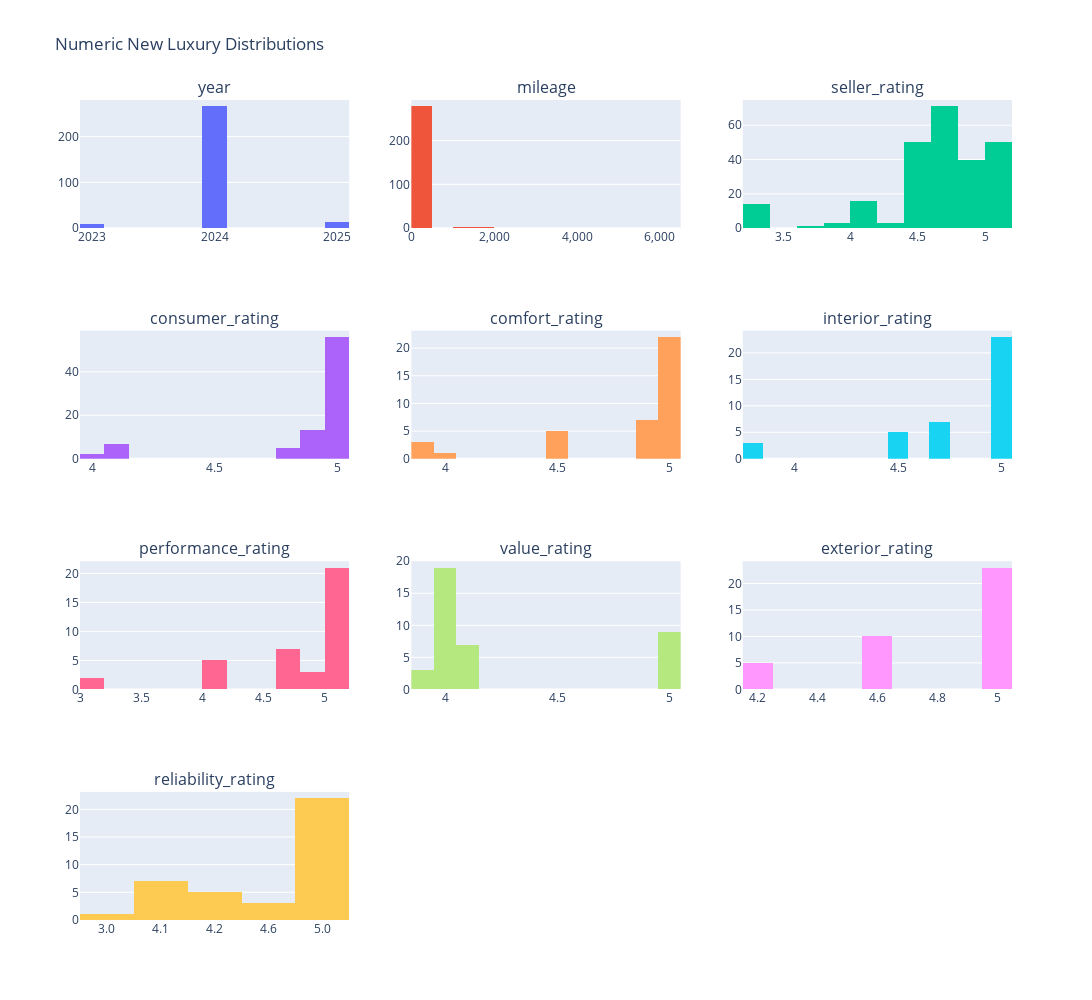

The notebook cell this image was saved under:
### Markdown cell above
#### New Luxury Distributions

### Code cell
# Sort reliability_rating column
new_lux_sorted = new_lux.sort_values(by='reliability_rating')

# Create subplots for each numerical column
fig = make_subplots(rows=4, cols=3, subplot_titles=numerical_cols)

# Add histograms to the subplots
for i, col in enumerate(numerical_cols):
    row = i // 3 + 1
    col_num = i % 3 + 1
    
    if col == 'reliability_rating':
        fig.add_trace(
            go.Histogram(x=new_lux_sorted[col], nbinsx=15, name=col),
            row=row, col=col_num
        )
    else:
        fig.add_trace(
            go.Histogram(x=new_lux[col], nbinsx=15, name=col),
            row=row, col=col_num
        )
    
    if col == 'year':
        fig.update_xaxes(tickvals=new_lux[col].unique(), tickformat='d', row=row, col=col_num)
    elif col in ['mileage', 'reliability_rating']:
        fig.update_xaxes(tickformat=',', row=row, col=col_num)
        fig.update_xaxes(tickangle=0, row=row, col=col_num)

# Update layout
fig.update_layout(
    title_text='Numeric New Luxury Distributions',
    height=1000,
    width=1200,
    showlegend=False
)

# Show the figure
# Show the figure without Plotly watermark
fig.show(config={'displaylogo': False})

### Figure 1 — Plotly figure (JSON) as saved in the notebook; plotly's stock layout.template omitted (floating-point values rounded to 4 significant figures; data arrays with more than 128 entries replaced by an {"elided": "..."} marker saying what was removed)
{"data": [{"name": "year", "nbinsx": 15, "type": "histogram", "x": {"elided": "290 int values"}, "xaxis": "x", "yaxis": "y"}, {"name": "mileage", "nbinsx": 15, "type": "histogram", "x": {"elided": "290 int values"}, "xaxis": "x2", "yaxis": "y2"}, {"name": "seller_rating", "nbinsx": 15, "type": "histogram", "x": {"elided": "290 float values"}, "xaxis": "x3", "yaxis": "y3"}, {"name": "consumer_rating", "nbinsx": 15, "type": "histogram", "x": {"elided": "290 float values"}, "xaxis": "x4", "yaxis": "y4"}, {"name": "comfort_rating", "nbinsx": 15, "type": "histogram", "x": {"elided": "290 float values"}, "xaxis": "x5", "yaxis": "y5"}, {"name": "interior_rating", "nbinsx": 15, "type": "histogram", "x": {"elided": "290 float values"}, "xaxis": "x6", "yaxis": "y6"}, {"name": "performance_rating", "nbinsx": 15, "type": "histogram", "x": {"elided": "290 float values"}, "xaxis": "x7", "yaxis": "y7"}, {"name": "value_rating", "nbinsx": 15, "type": "histogram", "x": {"elided": "290 float values"}, "xaxis": "x8", "yaxis": "y8"}, {"name": "exterior_rating", "nbinsx": 15, "type": "histogram", "x": {"elided": "290 float values"}, "xaxis": "x9", "yaxis": "y9"}, {"name": "reliability_rating", "nbinsx": 15, "type": "histogram", "x": {"elided": "290 str values"}, "xaxis": "x10", "yaxis": "y10"}], "layout": {"annotations": [{"font": {"size": 16}, "showarrow": false, "text": "year", "x": 0.1444, "xanchor": "center", "xref": "paper", "y": 1, "yanchor": "bottom", "yref": "paper"}, {"font": {"size": 16}, "showarrow": false, "text": "mileage", "x": 0.5, "xanchor": "center", "xref": "paper", "y": 1, "yanchor": "bottom", "yref": "paper"}, {"font": {"size": 16}, "showarrow": false, "text": "seller_rating", "x": 0.8556, "xanchor": "center", "xref": "paper", "y": 1, "yanchor": "bottom", "yref": "paper"}, {"font": {"size": 16}, "showarrow": false, "text": "consumer_rating", "x": 0.1444, "xanchor": "center", "xref": "paper", "y": 0.7188, "yanchor": "bottom", "yref": "paper"}, {"font": {"size": 16}, "showarrow": false, "text": "comfort_rating", "x": 0.5, "xanchor": "center", "xref": "paper", "y": 0.7188, "yanchor": "bottom", "yref": "paper"}, {"font": {"size": 16}, "showarrow": false, "text": "interior_rating", "x": 0.8556, "xanchor": "center", "xref": "paper", "y": 0.7188, "yanchor": "bottom", "yref": "paper"}, {"font": {"size": 16}, "showarrow": false, "text": "performance_rating", "x": 0.1444, "xanchor": "center", "xref": "paper", "y": 0.4375, "yanchor": "bottom", "yref": "paper"}, {"font": {"size": 16}, "showarrow": false, "text": "value_rating", "x": 0.5, "xanchor": "center", "xref": "paper", "y": 0.4375, "yanchor": "bottom", "yref": "paper"}, {"font": {"size": 16}, "showarrow": false, "text": "exterior_rating", "x": 0.8556, "xanchor": "center", "xref": "paper", "y": 0.4375, "yanchor": "bottom", "yref": "paper"}, {"font": {"size": 16}, "showarrow": false, "text": "reliability_rating", "x": 0.1444, "xanchor": "center", "xref": "paper", "y": 0.1562, "yanchor": "bottom", "yref": "paper"}], "height": 1000, "showlegend": false, "title": {"text": "Numeric New Luxury Distributions"}, "width": 1200, "xaxis": {"anchor": "y", "domain": [0, 0.2889], "tickformat": "d", "tickvals": [2023, 2024, 2025]}, "xaxis10": {"anchor": "y10", "domain": [0, 0.2889], "tickangle": 0, "tickformat": ","}, "xaxis11": {"anchor": "y11", "domain": [0.3556, 0.6444]}, "xaxis12": {"anchor": "y12", "domain": [0.7111, 1]}, "xaxis2": {"anchor": "y2", "domain": [0.3556, 0.6444], "tickangle": 0, "tickformat": ","}, "xaxis3": {"anchor": "y3", "domain": [0.7111, 1]}, "xaxis4": {"anchor": "y4", "domain": [0, 0.2889]}, "xaxis5": {"anchor": "y5", "domain": [0.3556, 0.6444]}, "xaxis6": {"anchor": "y6", "domain": [0.7111, 1]}, "xaxis7": {"anchor": "y7", "domain": [0, 0.2889]}, "xaxis8": {"anchor": "y8", "domain": [0.3556, 0.6444]}, "xaxis9": {"anchor": "y9", "domain": [0.7111, 1]}, "yaxis": {"anchor": "x", "domain": [0.8438, 1]}, "yaxis10": {"anchor": "x10", "domain": [0, 0.1562]}, "yaxis11": {"anchor": "x11", "domain": [0, 0.1562]}, "yaxis12": {"anchor": "x12", "domain": [0, 0.1562]}, "yaxis2": {"anchor": "x2", "domain": [0.8438, 1]}, "yaxis3": {"anchor": "x3", "domain": [0.8438, 1]}, "yaxis4": {"anchor": "x4", "domain": [0.5625, 0.7188]}, "yaxis5": {"anchor": "x5", "domain": [0.5625, 0.7188]}, "yaxis6": {"anchor": "x6", "domain": [0.5625, 0.7188]}, "yaxis7": {"anchor": "x7", "domain": [0.2812, 0.4375]}, "yaxis8": {"anchor": "x8", "domain": [0.2812, 0.4375]}, "yaxis9": {"anchor": "x9", "domain": [0.2812, 0.4375]}}}
